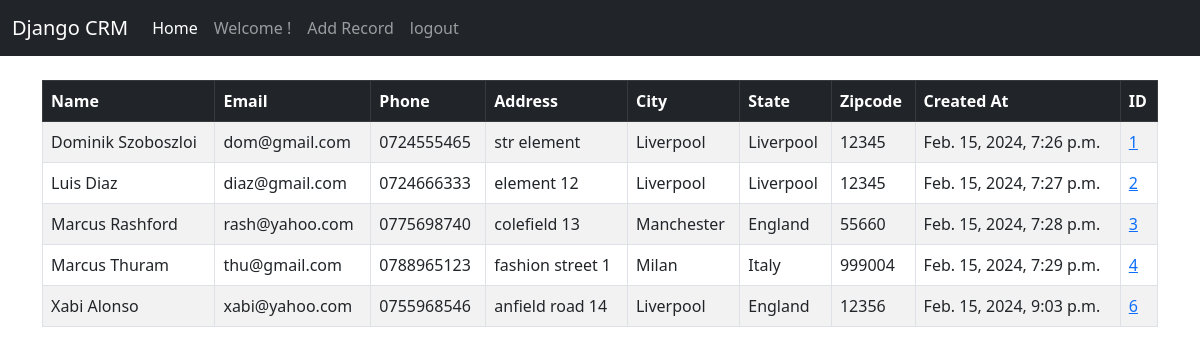
The app's page / (signed in) with its own data.
### website/models.py (models this page shows, shortened)
class Record(models.Model):
    created_at = models.DateTimeField(auto_now_add=True)
    first_name = models.CharField(max_length=50)
    last_name = models.CharField(max_length=50)
    email = models.CharField(max_length=100)
    phone = models.CharField(max_length=15)
    address = models.CharField(max_length=100)
    city = models.CharField(max_length=50)
    state = models.CharField(max_length=50)
    zipcode = models.CharField(max_length=20)

### website/views.py (the view)
# urls.py: 2. Add a URL to urlpatterns:  path('', views.home, name='home')
def home(request):
    records = Record.objects.all()
    if request.method == 'POST':
        username = request.POST.get('username')
        password = request.POST.get('password')
        user = authenticate(request, username=username, password=password)
        if user is not None:
            login(request, user)
            messages.success(request, 'You have been logged in')
            return redirect('home')
        else:
            messages.success(request, 'Invalid credentials')
            return redirect('home')
    else:
        return render(request, 'home.html', {'records': records})

### website/templates/home.html (shortened to what this page needs)
{% extends 'base.html' %}
{% block content %}
    {% if user.is_authenticated %}
    <table class="table table-striped table-hover table-bordered">
  <thead class="table-dark">
    <tr>
      <th scope="col">Name</th>
      <th scope="col">Email</th>
      <th scope="col">Phone</th>
      <th scope="col">Address</th>
      <th scope="col">City</th>
      <th scope="col">State</th>
      <th scope="col">Zipcode</th>
      <th scope="col">Created At</th>
      <th scope="col">ID</th>
    </tr>
  </thead>
  <tbody>
{% if records %}
	{% for record in records %}
		<tr>
			<td>{{ record.first_name }} {{ record.last_name }}</td>
			<td>{{ record.email }}</td>
			<td>{{ record.phone }}</td>
			<td>{{ record.address }}</td>
			<td>{{ record.city }}</td>
			<td>{{ record.state }}</td>
			<td>{{ record.zipcode }}</td>
			<td>{{ record.created_at }}</td>
			<td><a href="{% url 'record' record.id %}">{{ record.id }}</a></td>
		</tr>
	{% endfor %}
{% endif %}
	  </tbody>
	</table>
    {% endif %}
{% endblock %}

### website/templates/base.html (shortened to what this page needs)
<!doctype html>
<html lang="en">
  <head>
    <link href="https://cdn.jsdelivr.net/npm/bootstrap@5.3.0-alpha1/dist/css/bootstrap.min.css" rel="stylesheet">
  </head>
  <body>
      {% include 'navbar.html' %}
      <div class="container">
        <br/>
        {% block content %}
        {% endblock%}
      </div>
  </body>
</html>

### website/templates/navbar.html (shortened to what this page needs)
<nav class="navbar navbar-expand-lg navbar-dark bg-dark">
  <div class="container-fluid">
    <a class="navbar-brand" href="{% url 'home' %}">Django CRM</a>
    <div class="collapse navbar-collapse" id="navbarSupportedContent">
      <ul class="navbar-nav me-auto mb-2 mb-lg-0">
        <li class="nav-item">
          <a class="nav-link active" aria-current="page" href="#">Home</a>
        </li>
        {% if user.is_authenticated %}
          <li class="nav-item">
            <a class="nav-link" href="/">Welcome {{user.first_name}}!</a>
          </li>
          <li class="nav-item">
          <a class="nav-link" href="{% url 'add_record' %}">Add Record</a>
          </li>
          <li class="nav-item">
            <a class="nav-link" href="{% url 'logout' %}">logout</a>
          </li>
        {% endif %}
      </ul>
    </div>
  </div>
</nav>

### records on screen
Record: first_name "Dominik", last_name "Szoboszloi", email "dom@gmail.com", phone "0724555465", address "str element", city "Liverpool", state "Liverpool", zipcode "12345", created_at "Feb. 15, 2024, 7:26 p.m.", id "1"
Record: first_name "Luis", last_name "Diaz", email "diaz@gmail.com", phone "0724666333", address "element 12", city "Liverpool", state "Liverpool", zipcode "12345", created_at "Feb. 15, 2024, 7:27 p.m.", id "2"
Record: first_name "Marcus", last_name "Rashford", email "rash@yahoo.com", phone "0775698740", address "colefield 13", city "Manchester", state "England", zipcode "55660", created_at "Feb. 15, 2024, 7:28 p.m.", id "3"
Record: first_name "Marcus", last_name "Thuram", email "thu@gmail.com", phone "0788965123", address "fashion street 1", city "Milan", state "Italy", zipcode "999004", created_at "Feb. 15, 2024, 7:29 p.m.", id "4"
Record: first_name "Xabi", last_name "Alonso", email "xabi@yahoo.com", phone "0755968546", address "anfield road 14", city "Liverpool", state "England", zipcode "12356", created_at "Feb. 15, 2024, 9:03 p.m.", id "6"
